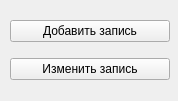
<?xml version="1.0" encoding="UTF-8"?>
<ui version="4.0">
 <class>Form</class>
 <widget class="QWidget" name="Form">
  <property name="geometry">
   <rect>
    <x>0</x>
    <y>0</y>
    <width>178</width>
    <height>101</height>
   </rect>
  </property>
  <property name="windowTitle">
   <string>Form</string>
  </property>
  <widget class="QWidget" name="verticalLayoutWidget">
   <property name="geometry">
    <rect>
     <x>10</x>
     <y>10</y>
     <width>160</width>
     <height>80</height>
    </rect>
   </property>
   <layout class="QVBoxLayout" name="verticalLayout">
    <item>
     <widget class="QPushButton" name="add_coffee">
      <property name="text">
       <string>Добавить запись</string>
      </property>
     </widget>
    </item>
    <item>
     <widget class="QPushButton" name="edit_coffee">
      <property name="text">
       <string>Изменить запись</string>
      </property>
     </widget>
    </item>
   </layout>
  </widget>
 </widget>
 <resources/>
 <connections/>
</ui>
